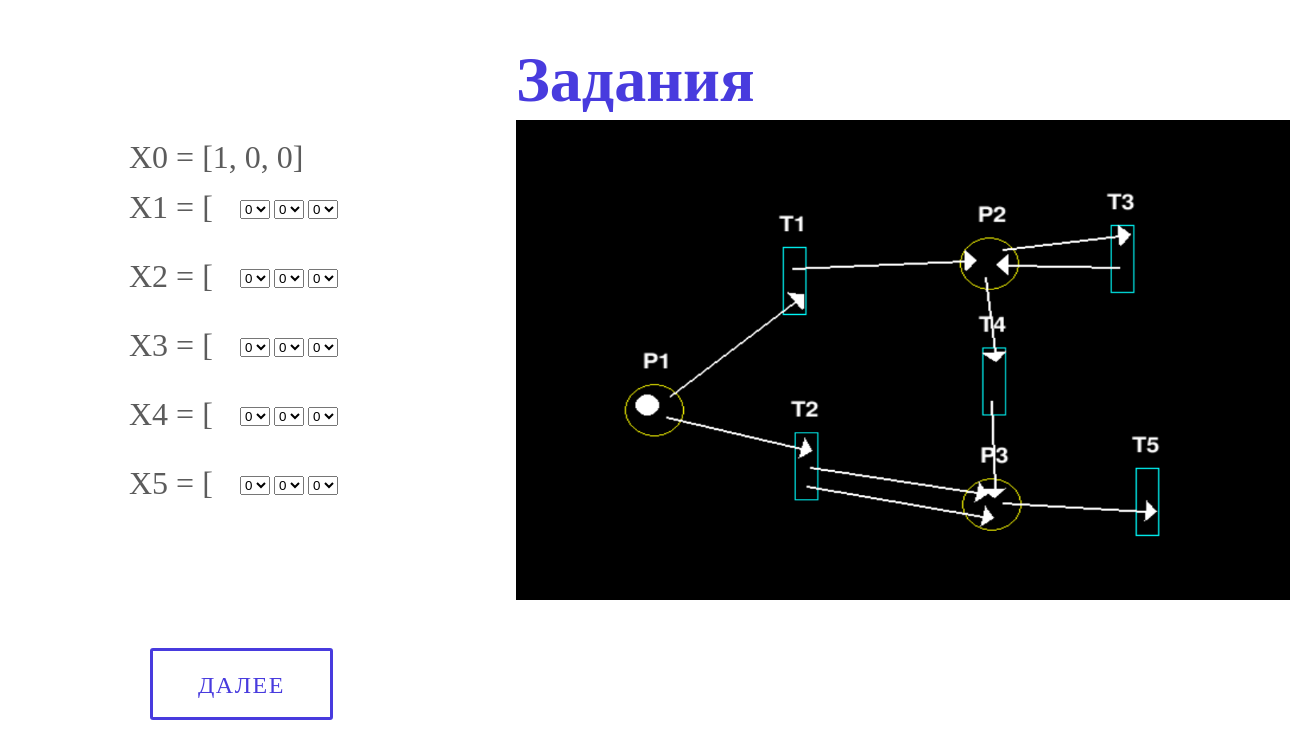
Page /tasks/2/ on the earlier database version.
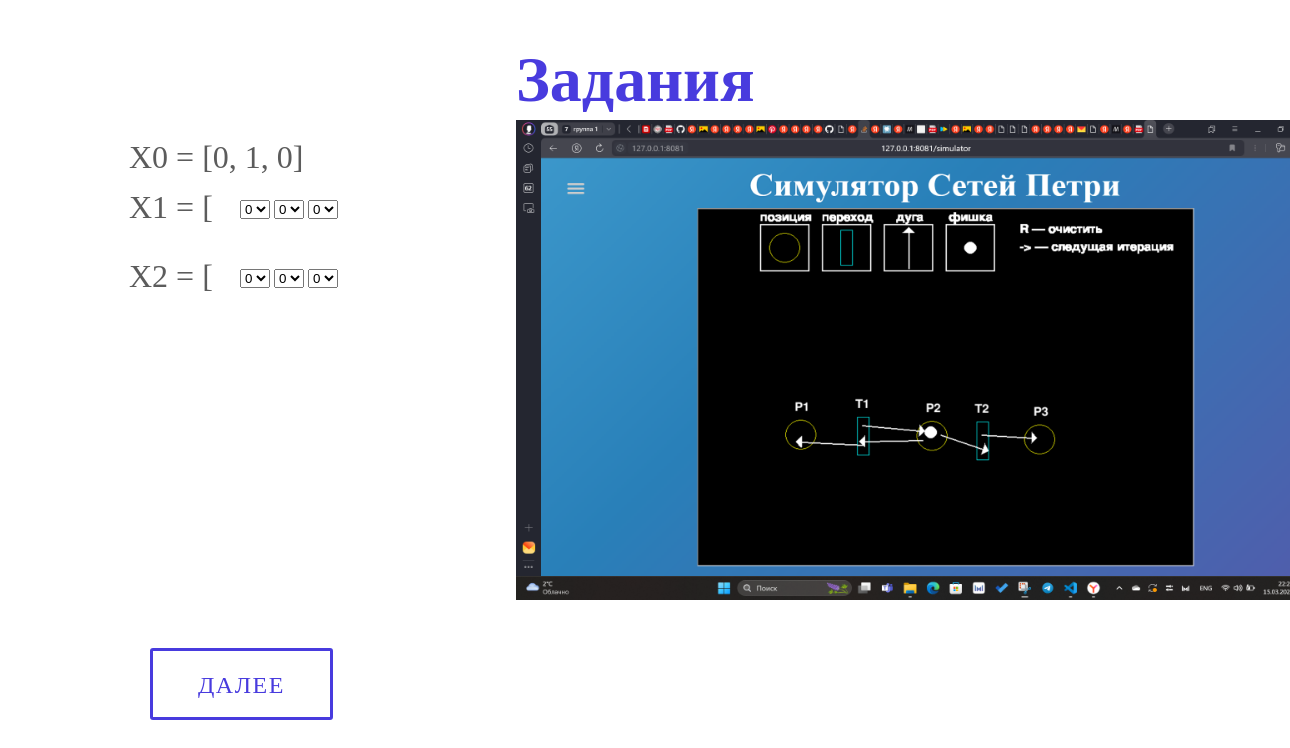
Same page on the later database version.
### database_setup.py (models this page shows)
class Task(Base):
    __tablename__ = 'tasks'
    id = Column(Integer, primary_key=True, nullable=False)
    x0 = Column(String(250), nullable=False)
    img = Column(String(250), nullable=False)
    iterations = Column(Integer, nullable=False)
    answers = Column(String(250), nullable=False)
    sets = Column(Integer, nullable=False)

### app.py (the view)
@app.route('/tasks/<task_num>/', methods=['POST', 'GET'])
def tasks(task_num):
    global name, result, alert
    alert = 0
    if request.method == 'POST':
        if task_num == '0':
            name = ''
            result = 0
            name = request.form['name']
            return redirect(url_for("tasks", task_num=1))
        else:
            get_tasks = session.query(Task).all()
            task = get_tasks[int(task_num)-1]
            listt = list(range(0, task.iterations+1))
            answers = []
            for _ in range(int(task.iterations)):
                a = []
                for _1 in range(int(task.sets)):
                    a.append(int(request.form[f'class{_+2}-{_1+1}']))
                answers.append(a)
            if str(answers) == (task.answers):
                result += 1
            return redirect(url_for("tasks", task_num=task.id+1))
    elif request.method == 'GET':
        if task_num == '0':
            return render_template('tasks.html', task = 0)
        else:
            get_tasks = session.query(Task).all()
            try:
                task = get_tasks[int(task_num)-1]
                listt = list(range(0, task.iterations+1))
                listt2 = list(range(0, task.sets))
                return render_template('tasks.html', task = task, listt=listt, listt2=listt2)
            except Exception:
                if name == '':
                    return render_template('tasks.html', task = 100, result = result, lenght = tasks_lenght, result_procent = (100/tasks_lenght)*result)
                newUser = User(name=name, result=result, result_procent=(100/tasks_lenght)*result, username=os.environ.get( "USERNAME" ))
                session.add(newUser)
                session.commit()
                return render_template('tasks.html', task = 100, result = result, lenght = tasks_lenght, result_procent = (100/tasks_lenght)*result)

### templates/tasks.html (shortened to what this page needs)
<!DOCTYPE html>
<html lang="en">
    <head>
        <link type="text/css" rel="stylesheet" href="../../static/css/style.css" media="all" />
    </head>
    <body>
        <div class="gradient-background">
            <div class="d-flex flex-column justify-content-center w-100 h-100">
               <div class="d-flex flex-column justify-content-center align-items-center">
                 <div class="btn-group my-5">
                    <h1 style="top: 0%; left: 40%;;">Задания</h1>
                    <form class="login_form" method="post">
                    {% if task == 0 %}
                      <p style="position: absolute; top: 20%; left: 7%">Вам будут даны изображения сетей Петри. Ваша цель - записать количество фишек в каждом
                        множестве после срабатывания каждого перехода. Например, если в первом множестве 0 фишек,
                        а во втором множестве 1 фишка, то ответ будет выглядеть так: [0, 1]
                      </p>
                      <input style="position: absolute; left: 42%; top: 55%;" type="name" class="form-control" id="name" placeholder="Введите Ваше ФИО" name="name">
                      <button type="submit_name" class="btn" style="position: absolute; left: 41%; top: 65%;">НАЧАТЬ</button>
                      <nav role="navigation">
                        <div id="menuToggle">
                          <input type="checkbox" />
                          <span></span>
                          <span></span>
                          <span></span>
                          <ul id="menu">
                            <a href="{{url_for('index')}}"><li>Главная</li></a>
                            <a href="{{url_for('simulator')}}"><li>Симулятор</li></a>
                            <a href="{{url_for('instruction')}}"><li>Инструкция к симулятору</li></a>
                            <a href="{{url_for('theory')}}"><li>Теория</li></a>
                            <a href="{{url_for('tasks', task_num = 0)}}"><li>Задания</li></a>
                            <a href="{{url_for('results')}}"><li>Результаты</li></a>
                          </ul>
                        </div>
                      </nav>
                    {% else %}
                      <img src="{{task.img}}" width = "800" height="480" style="position: absolute; left: 40%; top: 15%;">
                      <div style="padding-top: 100px;">
                      <ul style="list-style-type: ''; margin-top: 0px;">
                      {% for n in listt %}
                        {% if loop.first %}
                          <li style="line-height: 50px;"><p style="position: absolute; left: 10%;">X0 = {{task.x0}}</p></li>
                        {% else %}
                          <li style="line-height: 50px;"><p style="position: absolute; left: 10%;">X{{ loop.index-1 }} = [</p></li>
                          {% set num = loop.index %}
                          {% for m in listt2 %}
                            {% if loop.first %}
                            <div class="form-group" style="display:inline-block; margin-left: 200px;">
                              <select class="form-control" id="classSelect" name="class{{num}}-{{loop.index}}">
                                <option>0</option>
                              </select>
                            </div>
                            {% else %}
                            <div class="form-group" style="display:inline-block;">
                              <select class="form-control" id="classSelect" name="class{{num}}-{{loop.index}}">
                                <option>0</option>
                              </select>
                            </div>
                            {% endif %}
                          {% endfor %}
                        {% endif %}
                      {% endfor %}
                      </ul>
                      </div>
                    <button type="submit" class="btn" style="position: absolute; left: 150px; bottom: 10%;">Далее</button>
                    {% endif %}
                  </form>
                 </div>
               </div>
             </div>
           </div>
    </body>
</html>

Differences in the rows shown:
changed Task: img: a different picture
Other differences:
new list line: "X0 ="
new list line: "[0, 1, 0]"
list line gone: "X0 ="
list line gone: "[1, 0, 0]"
list line gone: "X 3 = [ 0 0 0"
list line gone: "X 4 = [ 0 0 0"
list line gone: "X 5 = [ 0 0 0"
